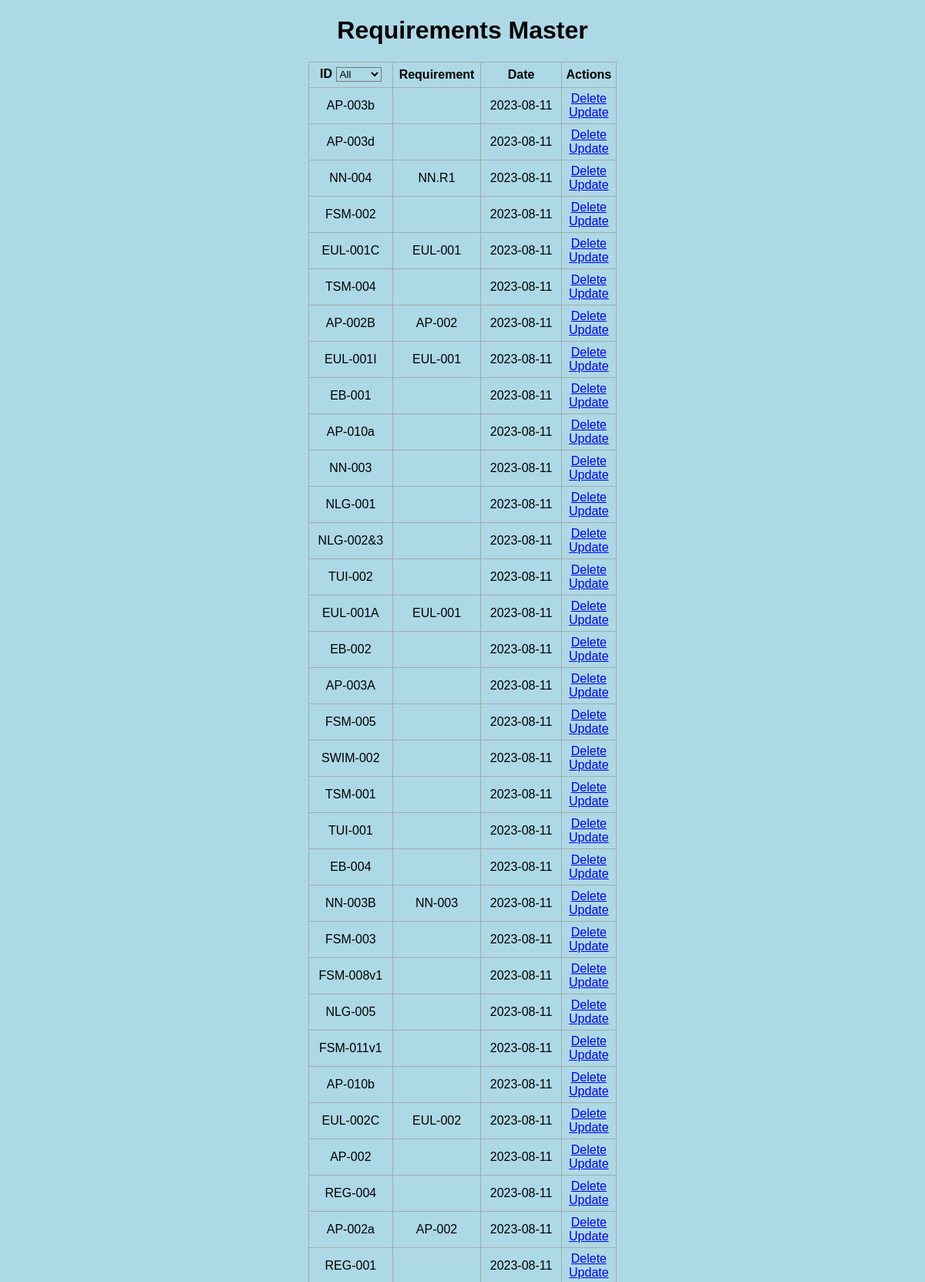
The page / (upper part) on the database its author committed.
### app.py (models this page shows, shortened)
class Todo(db.Model):
    id = db.Column(db.Integer(), primary_key=True)
    content = db.Column(db.String(200), nullable=False)
    date_created = db.Column(db.DateTime, default=datetime.utcnow)

### app.py (the view)
@app.route('/', methods=['POST', 'GET'])
def index():
    if request.method == 'POST':
        task_content = request.form['content']
        new_task = Todo(content=task_content)
        try:
            db.session.add(new_task)
            db.session.commit()
            return redirect('/')
        except:
            return 'There was an issue adding your task'
    else:
        tasks = Todo.query.order_by(Todo.date_created).all()
        project_keys = set()
        for task in tasks:
            reqid = task.content.split(',')[0].split('-')[0]
            project_keys.add(reqid)
        form = FileUploadForm()
        return render_template('index.html', tasks=tasks, form=form, project_keys=project_keys)

### app.py
class FileUploadForm(FlaskForm):
    file = FileField('Upload File', validators=[InputRequired()])
    submit = SubmitField('Upload')

### templates/index.html (shortened to what this page needs)
{% extends 'base.html' %}
{% block body %}
<div class="content">
    <h1 style="text-align: center">Requirements Master</h1>
    {% if tasks|length < 1 %}
    <h4 style="text-align: center">There are no tasks. Create one below!</h4>
    {% else %}
    <table>
        <tr>
            <th class="filter-box">
                ID
                <select id="project-filter">
                    <option value="">All</option>
                </select>
            </th>
            <th>Requirement</th>
            <th>Date</th>
            <th>Actions</th>
        </tr>
        {% for task in tasks %}
            <tr class="data-row" data-project="{{ task.content.split(',')[0].split('-')[0] }}">
                <td>{{ task.content.split(',')[0] }}</td>
                <td>{{ task.content.split(',')[1] }}</td>
                <td>{{ task.date_created.date() }}</td>
                <td>
                    <a href="/delete/{{task.id}}">Delete</a>
                    <br>
                    <a href="/update/{{task.id}}">Update</a>
                </td>
            </tr>
        {% endfor %}
    </table>
    {% endif %}
    <br>
    <br>
<br>
<br>
</div>
{% endblock %}

### templates/base.html (shortened to what this page needs)
<!DOCTYPE html>
<html lang="en">
<head>
    <link rel="stylesheet" href="{{ url_for('static', filename='css/main.css') }}">
</head>
<body>
    {% block body %}{% endblock %}
</body>
</html>

### static/css/main.css (style rules this page uses)
:last-child, html { margin: 0; font-family: sans-serif; background-color: lightblue; }
.content { margin: 0 auto; width: 400px; }
table, td, th { border: 1px solid #aaa; }
table { border-collapse: collapse; width: 100%; }
th { height: 30px; }
td { text-align: center; padding: 5px; }

### rows shown on the page
Todo: content "AP-003b", date_created "2023-08-11"
Todo: content "AP-003d", date_created "2023-08-11"
Todo: content "NN-004", content "NN.R1", date_created "2023-08-11"
Todo: content "FSM-002", date_created "2023-08-11"
Todo: content "EUL-001C", content "EUL-001", date_created "2023-08-11"
Todo: content "TSM-004", date_created "2023-08-11"
Todo: content "AP-002B", content "AP-002", date_created "2023-08-11"
Todo: content "EUL-001I", content "EUL-001", date_created "2023-08-11"
Todo: content "EB-001", date_created "2023-08-11"
Todo: content "AP-010a", date_created "2023-08-11"
Todo: content "NN-003", date_created "2023-08-11"
Todo: content "NLG-001", date_created "2023-08-11"
Todo: content "NLG-002&3", date_created "2023-08-11"
Todo: content "TUI-002", date_created "2023-08-11"
Todo: content "EUL-001A", content "EUL-001", date_created "2023-08-11"
Todo: content "EB-002", date_created "2023-08-11"
Todo: content "AP-003A", date_created "2023-08-11"
Todo: content "FSM-005", date_created "2023-08-11"
Todo: content "SWIM-002", date_created "2023-08-11"
Todo: content "TSM-001", date_created "2023-08-11"
Todo: content "TUI-001", date_created "2023-08-11"
Todo: content "EB-004", date_created "2023-08-11"
Todo: content "NN-003B", content "NN-003", date_created "2023-08-11"
Todo: content "FSM-003", date_created "2023-08-11"
Todo: content "FSM-008v1", date_created "2023-08-11"
Todo: content "NLG-005", date_created "2023-08-11"
Todo: content "FSM-011v1", date_created "2023-08-11"
Todo: content "AP-010b", date_created "2023-08-11"
Todo: content "EUL-002C", content "EUL-002", date_created "2023-08-11"
Todo: content "AP-002", date_created "2023-08-11"
Todo: content "REG-004", date_created "2023-08-11"
Todo: content "AP-002a", content "AP-002", date_created "2023-08-11"
Todo: content "REG-001", date_created "2023-08-11"
